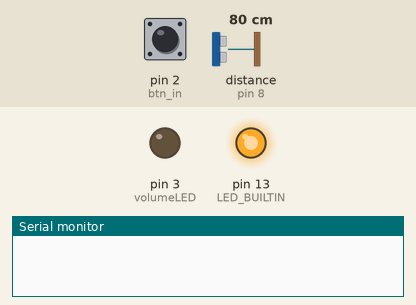
The sketch below on a simulated Arduino Uno, built with avr-gcc and run on an emulated ATmega328P. Parts: output pins drawn as LEDs (lit = HIGH), the last lines printed to the serial monitor. Wiring (inferred from the names in the program): ultrasonic range finder: trigger pin 9; echo pin 8. The inputs (shaded band) are chosen by the test bench; at power-on: distance to the obstacle (sensor on pin 8) 80 cm, pin 2 (btn_in) LOW. The echo pulse lasts 58.3 µs per cm; pins used as bus, display or sensor lines are not drawn.

Above: at 1.2 s.
1.3 s: distance to the obstacle (sensor on pin 8) set to 43 cm
2.8 s: distance to the obstacle (sensor on pin 8) set to 37 cm
At 3.6 s:
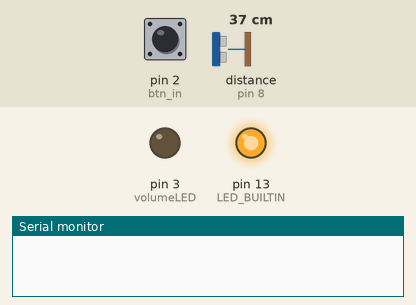
5.8 s: pin 2 (btn_in) pulled HIGH for 0.15 s
At 6.7 s:
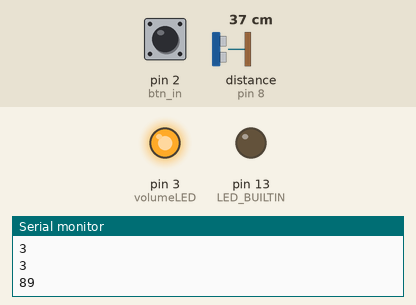
8.9 s: pin 2 (btn_in) pulled HIGH for 1 s
At 10.4 s:
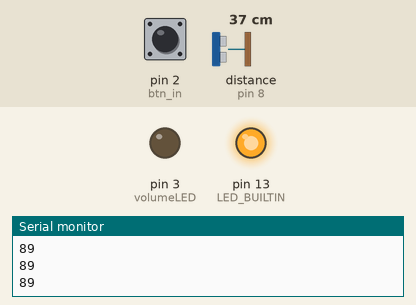
12.9 s: pin 2 (btn_in) pulled HIGH for 3.2 s
At 13.85 s:
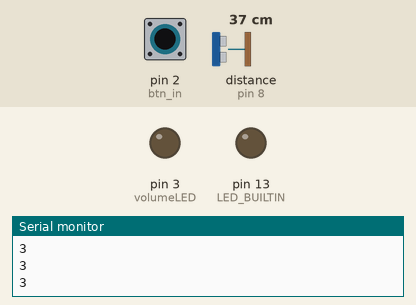
Timing chart, 0 to 18.0 s (numbered marks = the images above; inputs shaded):
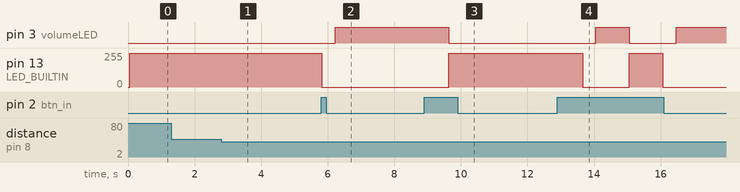

The sketch:

UltrasonicGestureSerialPrint.ino
```cpp
float duration_us, distanceCM;
int trigPin = 9;
int echoPin = 8;
int btn_in = 2;
int volumeLED = 3;
bool toggleVolume;
int volume;

void setup() {
  // put your setup code here, to run once:
  Serial.begin(9600);
  // configure the trigger pin to output mode
  pinMode(trigPin, OUTPUT);
  // configure the echo pin to input mode
  pinMode(echoPin, INPUT);
  pinMode(LED_BUILTIN, OUTPUT);
  pinMode(btn_in, INPUT);
  pinMode(volumeLED, OUTPUT);
}


void loop() {
  // put your main code here, to run repeatedly:
  distanceCM = distance();
  if (digitalRead(btn_in) == HIGH){
    toggleVolume = !toggleVolume;
    delay(400);
  }
  if (toggleVolume == false){
    digitalWrite(volumeLED, LOW);
    if (distanceCM < 40 && distanceCM > 20){
      digitalWrite(LED_BUILTIN, HIGH);
      delay(1000);
      distanceCM = distance();

      if (distanceCM < 20 && distanceCM > 2){
        Serial.println('1');
      }
      else if (distanceCM < 40 && distanceCM > 20){
        Serial.println('3');
      }
    }
    if (distanceCM < 10){
      delay(1000);
      distanceCM = distance();
      if (distanceCM > 10 && distanceCM < 60){
        Serial.println('2');
      }
      else if (distanceCM < 10){
        Serial.println('4');
      }
    }
  }
  else if (toggleVolume == true){
    digitalWrite(volumeLED, HIGH);
    volume = map(distanceCM, 4, 40, 5, 100);
    if (volume < 5){volume = 5;}
    else if (volume>100){volume=100;}
    Serial.println(volume);
    delay(600);
  }

}
float distance() {
  digitalWrite(LED_BUILTIN, HIGH);
  digitalWrite(trigPin, HIGH);
  delayMicroseconds(10);
  digitalWrite(trigPin, LOW);
  // measure duration of pulse from ECHO pin
  duration_us = pulseIn(echoPin, HIGH);
  // calculate the distance
  distanceCM = 0.017 * duration_us;
  digitalWrite(LED_BUILTIN, LOW);
  return distanceCM;
}
```

Measured:
- after the input at 1.3 s, every drawn part: stays the same
- after the input at 2.8 s, pin 13 (LED_BUILTIN): 254/255 → 255/255 after 0.05 s
- after the input at 5.8 s, pin 3 (volumeLED): LOW → HIGH after 0.42 s; pin 13 (LED_BUILTIN): 255/255 → 0/255 at once
- after the input at 8.9 s, pin 3 (volumeLED): HIGH → LOW after 0.73 s; pin 13 (LED_BUILTIN): 0/255 → 255/255 after 0.73 s
- after the input at 12.9 s, pin 3 (volumeLED): LOW → HIGH after 1.2 s, → LOW 1.0 s later, → HIGH 1.4 s later; pin 13 (LED_BUILTIN): 255/255 → 0/255 after 0.76 s, → 255/255 1.4 s later, → 0/255 1.0 s later
